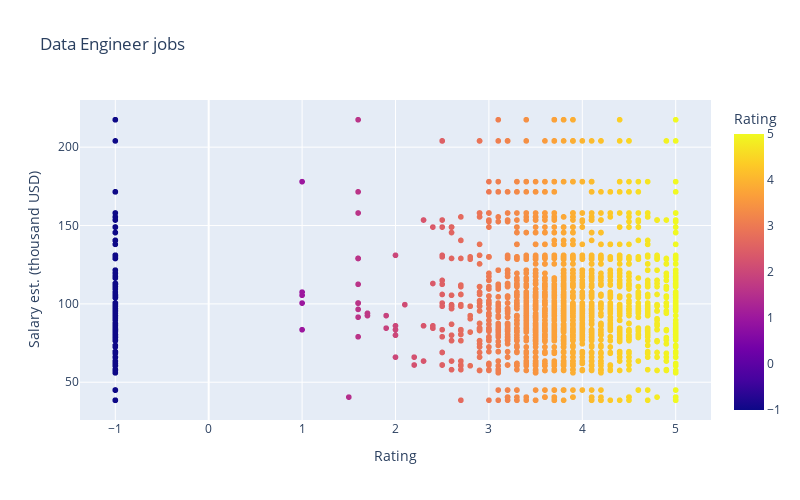

The code cell stored with this chart in its notebook:
### Markdown cell above
### 6 - Mối quan hệ giữa rating và mức lương trung bình?

### Code cell
fig = px.scatter(data_engineer_jobs, x='Rating', y='Salary est. (thousand USD)',color="Rating",\
                hover_data=['Headquarters', 'Type of ownership', 'Sector','Company Name'], \
                title = "Data Engineer jobs",\
                width=800, height=500)
fig.show()

### Figure 1 — Plotly figure (JSON) as saved in the notebook; plotly's stock layout.template omitted (floating-point values rounded to 4 significant figures; data arrays with more than 128 entries replaced by an {"elided": "..."} marker saying what was removed)
{"data": [{"customdata": {"elided": "2528x4 str values"}, "hovertemplate": "Rating=%{marker.color}<br>Salary est. (thousand USD)=%{y}<br>Headquarters=%{customdata[0]}<br>Type of ownership=%{customdata[1]}<br>Sector=%{customdata[2]}<br>Company Name=%{customdata[3]}<extra></extra>", "legendgroup": "", "marker": {"color": {"elided": "2528 float values"}, "coloraxis": "coloraxis", "symbol": "circle"}, "mode": "markers", "name": "", "showlegend": false, "type": "scattergl", "x": {"elided": "2528 float values"}, "xaxis": "x", "y": {"elided": "2528 float values"}, "yaxis": "y"}], "layout": {"coloraxis": {"colorbar": {"title": {"text": "Rating"}}, "colorscale": [[0, "#0d0887"], [0.1111, "#46039f"], [0.2222, "#7201a8"], [0.3333, "#9c179e"], [0.4444, "#bd3786"], [0.5556, "#d8576b"], [0.6667, "#ed7953"], [0.7778, "#fb9f3a"], [0.8889, "#fdca26"], [1, "#f0f921"]]}, "height": 500, "legend": {"tracegroupgap": 0}, "title": {"text": "Data Engineer jobs"}, "width": 800, "xaxis": {"anchor": "y", "domain": [0, 1], "title": {"text": "Rating"}}, "yaxis": {"anchor": "x", "domain": [0, 1], "title": {"text": "Salary est. (thousand USD)"}}}}
